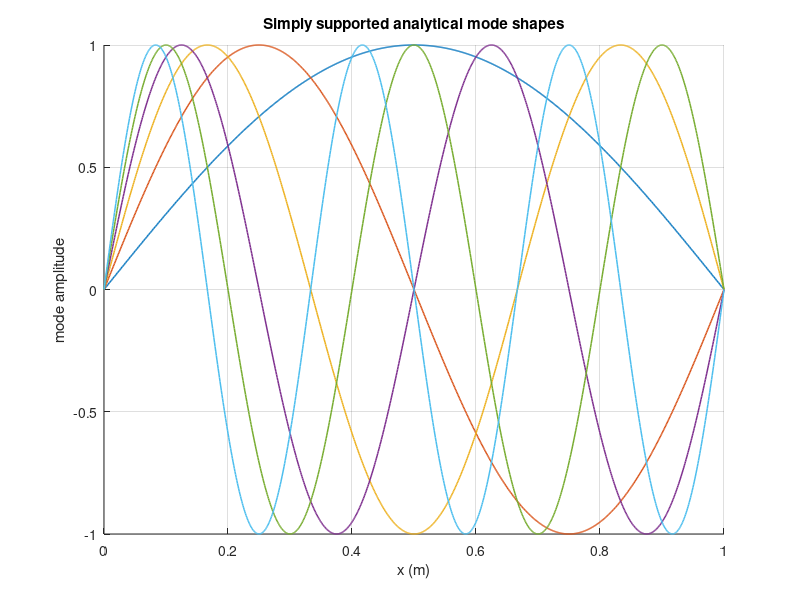

The MATLAB script that drew this image: (Note: this script raises an error after producing the figure.)
% Analytical modes and frequencies for the simply supported beam.
clearvars; close all; clc;
E = 210e9; rho = 7850; b = 0.05; h = 0.03; L = 1.0;
A = b*h; I = b*h^3/12; nModes = 6;
x = linspace(0,L,1000).';
omega = zeros(nModes,1);
figure('Name','Analytical mode shapes'); hold on;
for n = 1:nModes
    omega(n) = (n*pi/L)^2 * sqrt(E*I/(rho*A));
    plot(x, sin(n*pi*x/L), 'LineWidth', 1.1);
end
grid on; xlabel('x (m)'); ylabel('mode amplitude');
title('Simply supported analytical mode shapes');
legend(compose('Mode %d',1:nModes), 'Location','southwest');
disp(table((1:nModes).', omega/(2*pi), ...
    'VariableNames', {'Mode','Frequency_Hz'}));
